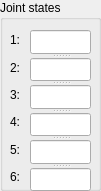
           <widget class="QGroupBox" name="JointStates">
            <property name="geometry">
             <rect>
              <x>10</x>
              <y>0</y>
              <width>101</width>
              <height>191</height>
             </rect>
            </property>
            <property name="autoFillBackground">
             <bool>true</bool>
            </property>
            <property name="title">
             <string>Joint states</string>
            </property>
            <property name="flat">
             <bool>false</bool>
            </property>
            <property name="checkable">
             <bool>false</bool>
            </property>
            <widget class="QWidget" name="layoutWidget">
             <property name="geometry">
              <rect>
               <x>10</x>
               <y>30</y>
               <width>19</width>
               <height>158</height>
              </rect>
             </property>
             <layout class="QVBoxLayout" name="verticalLayout_4">
              <item>
               <widget class="QLabel" name="label_33">
                <property name="frameShape">
                 <enum>QFrame::NoFrame</enum>
                </property>
                <property name="frameShadow">
                 <enum>QFrame::Raised</enum>
                </property>
                <property name="text">
                 <string>&lt;html&gt;&lt;head/&gt;&lt;body&gt;&lt;p&gt;1:&lt;/p&gt;&lt;/body&gt;&lt;/html&gt;</string>
                </property>
                <property name="margin">
                 <number>1</number>
                </property>
               </widget>
              </item>
              <item>
               <widget class="QLabel" name="label_34">
                <property name="frameShape">
                 <enum>QFrame::NoFrame</enum>
                </property>
                <property name="frameShadow">
                 <enum>QFrame::Raised</enum>
                </property>
                <property name="text">
                 <string>&lt;html&gt;&lt;head/&gt;&lt;body&gt;&lt;p&gt;2:&lt;/p&gt;&lt;/body&gt;&lt;/html&gt;</string>
                </property>
                <property name="margin">
                 <number>1</number>
                </property>
               </widget>
              </item>
              <item>
               <widget class="QLabel" name="label_35">
                <property name="frameShape">
                 <enum>QFrame::NoFrame</enum>
                </property>
                <property name="frameShadow">
                 <enum>QFrame::Raised</enum>
                </property>
                <property name="text">
                 <string>&lt;html&gt;&lt;head/&gt;&lt;body&gt;&lt;p&gt;3:&lt;/p&gt;&lt;/body&gt;&lt;/html&gt;</string>
                </property>
                <property name="margin">
                 <number>1</number>
                </property>
               </widget>
              </item>
              <item>
               <widget class="QLabel" name="label_36">
                <property name="frameShape">
                 <enum>QFrame::NoFrame</enum>
                </property>
                <property name="frameShadow">
                 <enum>QFrame::Raised</enum>
                </property>
                <property name="text">
                 <string>&lt;html&gt;&lt;head/&gt;&lt;body&gt;&lt;p&gt;4:&lt;/p&gt;&lt;/body&gt;&lt;/html&gt;</string>
                </property>
                <property name="margin">
                 <number>1</number>
                </property>
               </widget>
              </item>
              <item>
               <widget class="QLabel" name="label_38">
                <property name="frameShape">
                 <enum>QFrame::NoFrame</enum>
                </property>
                <property name="frameShadow">
                 <enum>QFrame::Raised</enum>
                </property>
                <property name="text">
                 <string>&lt;html&gt;&lt;head/&gt;&lt;body&gt;&lt;p&gt;5:&lt;/p&gt;&lt;/body&gt;&lt;/html&gt;</string>
                </property>
                <property name="margin">
                 <number>1</number>
                </property>
               </widget>
              </item>
              <item>
               <widget class="QLabel" name="label_39">
                <property name="frameShape">
                 <enum>QFrame::NoFrame</enum>
                </property>
                <property name="frameShadow">
                 <enum>QFrame::Raised</enum>
                </property>
                <property name="text">
                 <string>&lt;html&gt;&lt;head/&gt;&lt;body&gt;&lt;p&gt;6:&lt;/p&gt;&lt;/body&gt;&lt;/html&gt;</string>
                </property>
                <property name="margin">
                 <number>1</number>
                </property>
               </widget>
              </item>
             </layout>
            </widget>
            <widget class="QSplitter" name="splitter">
             <property name="geometry">
              <rect>
               <x>30</x>
               <y>30</y>
               <width>61</width>
               <height>161</height>
              </rect>
             </property>
             <property name="orientation">
              <enum>Qt::Vertical</enum>
             </property>
             <widget class="QLineEdit" name="txtsetJointValue_7">
              <property name="text">
               <string/>
              </property>
             </widget>
             <widget class="QLineEdit" name="txtsetJointValue_8">
              <property name="text">
               <string/>
              </property>
             </widget>
             <widget class="QLineEdit" name="txtsetJointValue_9">
              <property name="text">
               <string/>
              </property>
             </widget>
             <widget class="QLineEdit" name="txtsetJointValue_10">
              <property name="text">
               <string/>
              </property>
             </widget>
             <widget class="QLineEdit" name="txtsetJointValue_11">
              <property name="text">
               <string/>
              </property>
             </widget>
             <widget class="QLineEdit" name="txtsetJointValue_12">
              <property name="text">
               <string/>
              </property>
             </widget>
            </widget>
           </widget>
